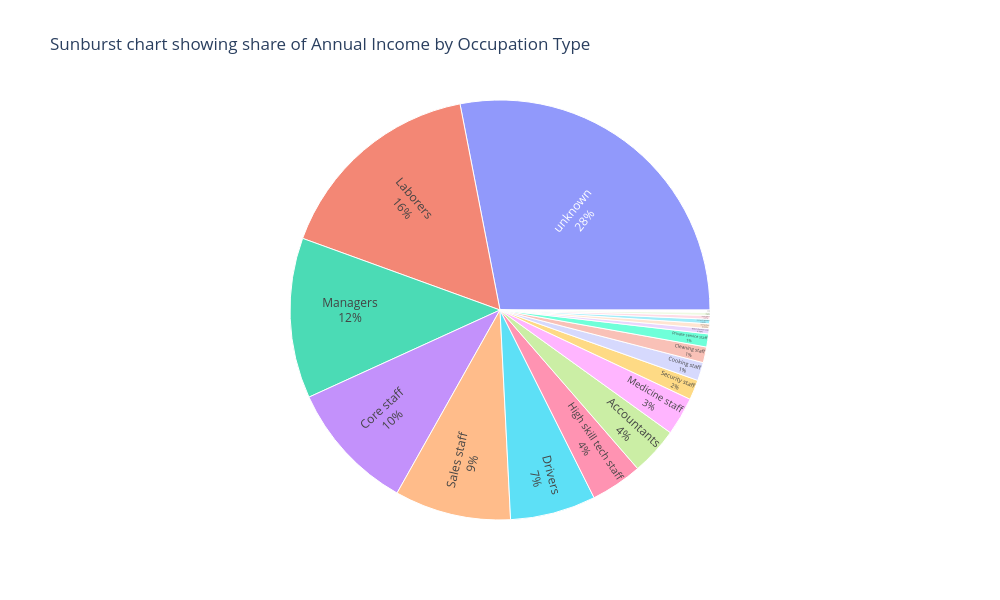

The code cell stored with this chart in its notebook:
### Markdown cell above
#### `Categorical vs Numerical`

### Code cell
fig = px.sunburst(
    df_cc,
    path=["OCCUPATION_TYPE"],      # hierarchy (only 1 level here)
    values="AMT_INCOME_TOTAL",     # size of each slice
    title="Sunburst chart showing share of Annual Income by Occupation Type",
    width=1000,
    height=600
)

fig.update_layout(legend_title_text='Type of Occupation')

# Add percentages as labels
fig.update_traces(
    textinfo="label+percent entry",  # show label and percent
    insidetextorientation='radial'
)
fig.show();

### Figure 1 — Plotly figure (JSON) as saved in the notebook; plotly's stock layout.template omitted (floating-point values rounded to 4 significant figures)
{"data": [{"branchvalues": "total", "domain": {"x": [0, 1], "y": [0, 1]}, "hovertemplate": "labels=%{label}<br>AMT_INCOME_TOTAL=%{value}<br>parent=%{parent}<br>id=%{id}<extra></extra>", "ids": ["Accountants", "Cleaning staff", "Cooking staff", "Core staff", "Drivers", "HR staff", "High skill tech staff", "IT staff", "Laborers", "Low-skill Laborers", "Managers", "Medicine staff", "Private service staff", "Realty agents", "Sales staff", "Secretaries", "Security staff", "Waiters/barmen staff", "unknown"], "insidetextorientation": "radial", "labels": ["Accountants", "Cleaning staff", "Cooking staff", "Core staff", "Drivers", "HR staff", "High skill tech staff", "IT staff", "Laborers", "Low-skill Laborers", "Managers", "Medicine staff", "Private service staff", "Realty agents", "Sales staff", "Secretaries", "Security staff", "Waiters/barmen staff", "unknown"], "name": "", "parents": ["", "", "", "", "", "", "", "", "", "", "", "", "", "", "", "", "", "", ""], "textinfo": "label+percent entry", "type": "sunburst", "values": [251300000.0, 82176750, 95968800, 682910478, 448546500, 16470000, 271142100, 11991600, 1116702288, 23436000, 840701286, 200500344, 68409000, 19552500, 609822369, 25380000, 104806350, 27180000, 1909047879]}], "layout": {"height": 600, "legend": {"title": {"text": "Type of Occupation"}, "tracegroupgap": 0}, "title": {"text": "Sunburst chart showing share of Annual Income by Occupation Type"}, "width": 1000}}
